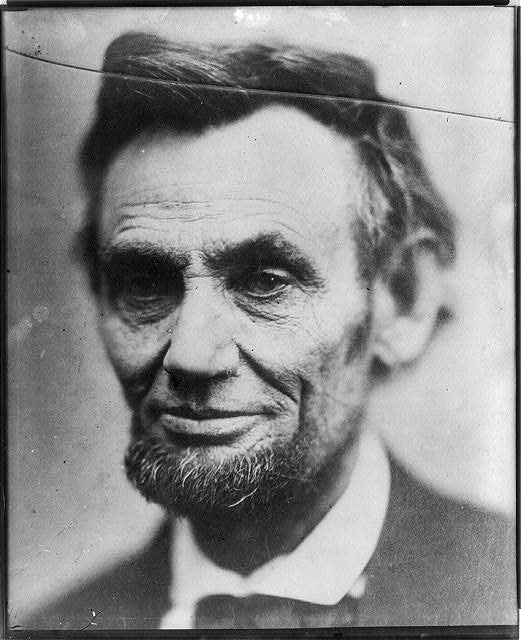
#> input picture damaged_image.jpg, 521 x 640 px
$ python RestoreImage.py
#> lines starting #> are read from the running program, lines starting #| are printed output that depends on the picture; after the words box and inside, x2 and y2 are one past the last pixel; in counts of white or black regions, pixels touching at a corner belong together
import cv2
import numpy as np

# Load images
OriginalImage = cv2.imread("damaged_image.jpg")
#> OriginalImage is the input picture: shape (640, 521, 3); min 0, max 255, mean 137.7
maskedDamages = cv2.imread("masked_image.jpg", cv2.IMREAD_GRAYSCALE)
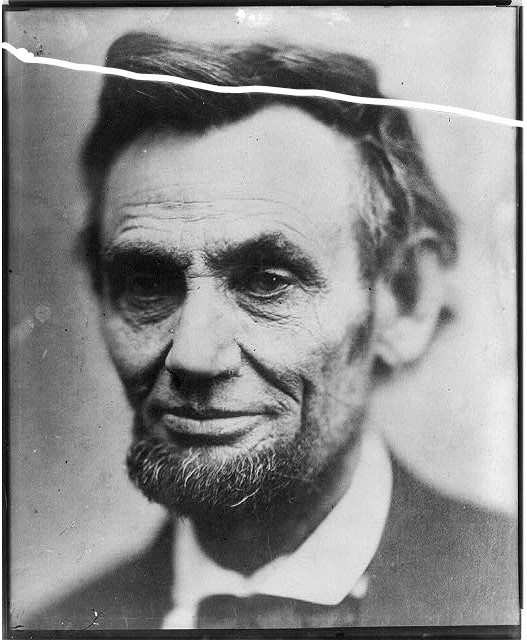
#> input picture masked_image.jpg, 527 x 640 px
#> maskedDamages is the input picture: shape (640, 527); min 0, max 255, mean 140.5

# Check if images loaded correctly
if OriginalImage is None:
    print("Error: Damaged image not loaded properly.")
if maskedDamages is None:
    print("Error: Masked image not loaded properly.")

# Resize mask to match the original image size
mask = cv2.resize(maskedDamages, (OriginalImage.shape[1], OriginalImage.shape[0]))

# Convert mask to binary
_, mask = cv2.threshold(mask, 254, 255, cv2.THRESH_BINARY)
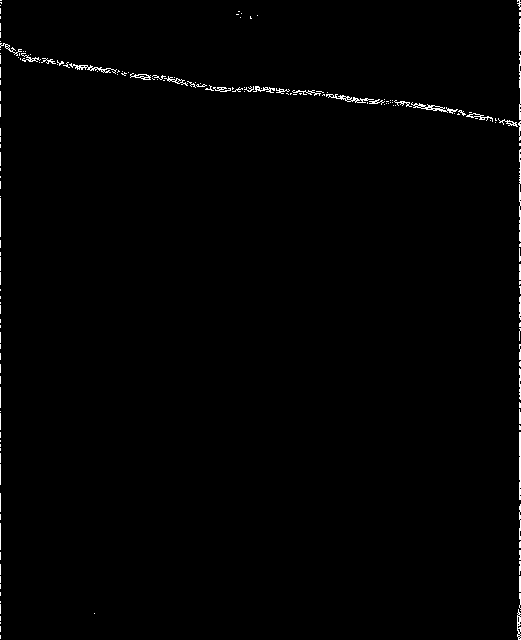
#> mask: shape (640, 521); 0.86% white in thin lines or dots

# Apply dilation to refine the mask
kernel = np.ones((7,7), np.uint8)
mask = cv2.dilate(mask, kernel, iterations=1)
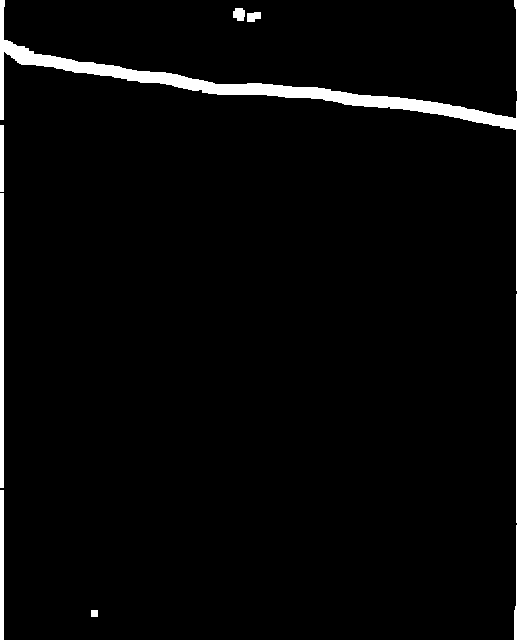
#> mask: shape (640, 521); 3.7% white; 7 white regions, largest, box (x1, y1, x2, y2) and area: (0, 0, 521, 640) 9866, (0, 193, 4, 488) 1180, (0, 490, 4, 640) 600

# Inpaint the image
restoredImage = cv2.inpaint(OriginalImage, mask, 3, cv2.INPAINT_TELEA)

# Show results
cv2.imshow("Damaged Image", OriginalImage)
cv2.imshow("Masked Damages", maskedDamages)
cv2.imshow("Final Mask", mask)
cv2.imshow("Restored Image", restoredImage)

cv2.waitKey(0)
cv2.destroyAllWindows()
